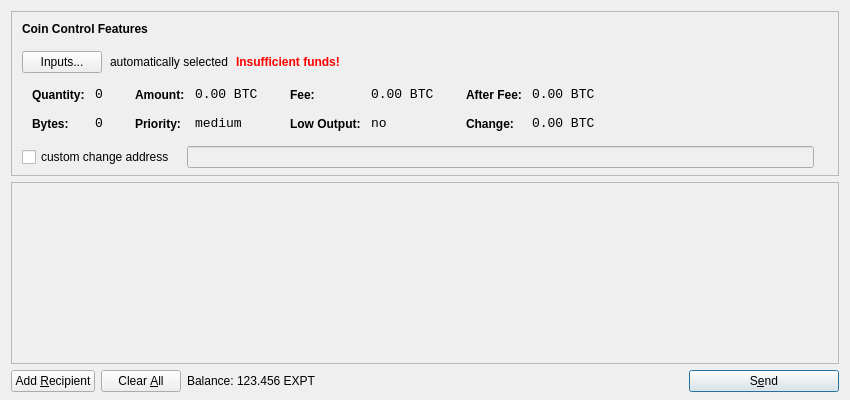
<?xml version="1.0" encoding="UTF-8"?>
<ui version="4.0">
 <class>SendCoinsDialog</class>
 <widget class="QDialog" name="SendCoinsDialog">
  <property name="geometry">
   <rect>
    <x>0</x>
    <y>0</y>
    <width>850</width>
    <height>400</height>
   </rect>
  </property>
  <property name="windowTitle">
   <string>Send Coins</string>
  </property>
  <layout class="QVBoxLayout" name="verticalLayout" stretch="0,1,0">
   <property name="bottomMargin">
    <number>8</number>
   </property>
   <item>
    <widget class="QFrame" name="frameCoinControl">
     <property name="sizePolicy">
      <sizepolicy hsizetype="Expanding" vsizetype="Expanding">
       <horstretch>0</horstretch>
       <verstretch>0</verstretch>
      </sizepolicy>
     </property>
     <property name="maximumSize">
      <size>
       <width>16777215</width>
       <height>16777215</height>
      </size>
     </property>
     <property name="frameShape">
      <enum>QFrame::StyledPanel</enum>
     </property>
     <property name="frameShadow">
      <enum>QFrame::Sunken</enum>
     </property>
     <layout class="QVBoxLayout" name="verticalLayoutCoinControl2">
      <property name="spacing">
       <number>-1</number>
      </property>
      <property name="leftMargin">
       <number>0</number>
      </property>
      <property name="topMargin">
       <number>0</number>
      </property>
      <property name="rightMargin">
       <number>0</number>
      </property>
      <property name="bottomMargin">
       <number>6</number>
      </property>
      <item>
       <layout class="QVBoxLayout" name="verticalLayoutCoinControl" stretch="0,0,0,0,1">
        <property name="spacing">
         <number>0</number>
        </property>
        <property name="leftMargin">
         <number>10</number>
        </property>
        <property name="topMargin">
         <number>10</number>
        </property>
        <item>
         <layout class="QHBoxLayout" name="horizontalLayoutCoinControl1">
          <property name="bottomMargin">
           <number>15</number>
          </property>
          <item>
           <widget class="QLabel" name="labelCoinControlFeatures">
            <property name="sizePolicy">
             <sizepolicy hsizetype="Preferred" vsizetype="Maximum">
              <horstretch>0</horstretch>
              <verstretch>0</verstretch>
             </sizepolicy>
            </property>
            <property name="font">
             <font>
              <weight>75</weight>
              <bold>true</bold>
             </font>
            </property>
            <property name="styleSheet">
             <string notr="true">font-weight:bold;</string>
            </property>
            <property name="text">
             <string>Coin Control Features</string>
            </property>
           </widget>
          </item>
         </layout>
        </item>
        <item>
         <layout class="QHBoxLayout" name="horizontalLayoutCoinControl2" stretch="0,0,0,0">
          <property name="spacing">
           <number>8</number>
          </property>
          <property name="bottomMargin">
           <number>10</number>
          </property>
          <item>
           <widget class="QPushButton" name="pushButtonCoinControl">
            <property name="styleSheet">
             <string notr="true"/>
            </property>
            <property name="text">
             <string>Inputs...</string>
            </property>
           </widget>
          </item>
          <item>
           <widget class="QLabel" name="labelCoinControlAutomaticallySelected">
            <property name="text">
             <string>automatically selected</string>
            </property>
            <property name="margin">
             <number>5</number>
            </property>
           </widget>
          </item>
          <item>
           <widget class="QLabel" name="labelCoinControlInsuffFunds">
            <property name="font">
             <font>
              <weight>75</weight>
              <bold>true</bold>
             </font>
            </property>
            <property name="styleSheet">
             <string notr="true">color:red;font-weight:bold;</string>
            </property>
            <property name="text">
             <string>Insufficient funds!</string>
            </property>
            <property name="margin">
             <number>5</number>
            </property>
           </widget>
          </item>
          <item>
           <spacer name="horizontalSpacerCoinControl">
            <property name="orientation">
             <enum>Qt::Horizontal</enum>
            </property>
            <property name="sizeHint" stdset="0">
             <size>
              <width>40</width>
              <height>1</height>
             </size>
            </property>
           </spacer>
          </item>
         </layout>
        </item>
        <item>
         <widget class="QWidget" name="widgetCoinControl" native="true">
          <property name="sizePolicy">
           <sizepolicy hsizetype="Preferred" vsizetype="Preferred">
            <horstretch>0</horstretch>
            <verstretch>0</verstretch>
           </sizepolicy>
          </property>
          <property name="minimumSize">
           <size>
            <width>0</width>
            <height>0</height>
           </size>
          </property>
          <property name="styleSheet">
           <string notr="true"/>
          </property>
          <layout class="QHBoxLayout" name="horizontalLayoutCoinControl5">
           <property name="margin">
            <number>0</number>
           </property>
           <item>
            <layout class="QHBoxLayout" name="horizontalLayoutCoinControl3" stretch="0,0,0,1">
             <property name="spacing">
              <number>20</number>
             </property>
             <property name="topMargin">
              <number>0</number>
             </property>
             <property name="bottomMargin">
              <number>10</number>
             </property>
             <item>
              <layout class="QFormLayout" name="formLayoutCoinControl1">
               <property name="horizontalSpacing">
                <number>10</number>
               </property>
               <property name="verticalSpacing">
                <number>14</number>
               </property>
               <property name="leftMargin">
                <number>10</number>
               </property>
               <property name="topMargin">
                <number>4</number>
               </property>
               <property name="rightMargin">
                <number>6</number>
               </property>
               <item row="0" column="0">
                <widget class="QLabel" name="labelCoinControlQuantityText">
                 <property name="styleSheet">
                  <string notr="true">font-weight:bold;</string>
                 </property>
                 <property name="text">
                  <string>Quantity:</string>
                 </property>
                 <property name="margin">
                  <number>0</number>
                 </property>
                </widget>
               </item>
               <item row="0" column="1">
                <widget class="QLabel" name="labelCoinControlQuantity">
                 <property name="font">
                  <font>
                   <family>Monospace</family>
                   <pointsize>10</pointsize>
                  </font>
                 </property>
                 <property name="cursor">
                  <cursorShape>IBeamCursor</cursorShape>
                 </property>
                 <property name="contextMenuPolicy">
                  <enum>Qt::ActionsContextMenu</enum>
                 </property>
                 <property name="text">
                  <string notr="true">0</string>
                 </property>
                 <property name="margin">
                  <number>0</number>
                 </property>
                 <property name="textInteractionFlags">
                  <set>Qt::LinksAccessibleByMouse|Qt::TextSelectableByKeyboard|Qt::TextSelectableByMouse</set>
                 </property>
                </widget>
               </item>
               <item row="1" column="0">
                <widget class="QLabel" name="labelCoinControlBytesText">
                 <property name="styleSheet">
                  <string notr="true">font-weight:bold;</string>
                 </property>
                 <property name="text">
                  <string>Bytes:</string>
                 </property>
                </widget>
               </item>
               <item row="1" column="1">
                <widget class="QLabel" name="labelCoinControlBytes">
                 <property name="font">
                  <font>
                   <family>Monospace</family>
                   <pointsize>10</pointsize>
                  </font>
                 </property>
                 <property name="cursor">
                  <cursorShape>IBeamCursor</cursorShape>
                 </property>
                 <property name="contextMenuPolicy">
                  <enum>Qt::ActionsContextMenu</enum>
                 </property>
                 <property name="text">
                  <string notr="true">0</string>
                 </property>
                 <property name="textInteractionFlags">
                  <set>Qt::LinksAccessibleByMouse|Qt::TextSelectableByKeyboard|Qt::TextSelectableByMouse</set>
                 </property>
                </widget>
               </item>
              </layout>
             </item>
             <item>
              <layout class="QFormLayout" name="formLayoutCoinControl2">
               <property name="horizontalSpacing">
                <number>10</number>
               </property>
               <property name="verticalSpacing">
                <number>14</number>
               </property>
               <property name="leftMargin">
                <number>6</number>
               </property>
               <property name="topMargin">
                <number>4</number>
               </property>
               <property name="rightMargin">
                <number>6</number>
               </property>
               <item row="0" column="0">
                <widget class="QLabel" name="labelCoinControlAmountText">
                 <property name="styleSheet">
                  <string notr="true">font-weight:bold;</string>
                 </property>
                 <property name="text">
                  <string>Amount:</string>
                 </property>
                 <property name="margin">
                  <number>0</number>
                 </property>
                </widget>
               </item>
               <item row="0" column="1">
                <widget class="QLabel" name="labelCoinControlAmount">
                 <property name="font">
                  <font>
                   <family>Monospace</family>
                   <pointsize>10</pointsize>
                  </font>
                 </property>
                 <property name="cursor">
                  <cursorShape>IBeamCursor</cursorShape>
                 </property>
                 <property name="contextMenuPolicy">
                  <enum>Qt::ActionsContextMenu</enum>
                 </property>
                 <property name="text">
                  <string notr="true">0.00 BTC</string>
                 </property>
                 <property name="textInteractionFlags">
                  <set>Qt::LinksAccessibleByMouse|Qt::TextSelectableByKeyboard|Qt::TextSelectableByMouse</set>
                 </property>
                </widget>
               </item>
               <item row="1" column="0">
                <widget class="QLabel" name="labelCoinControlPriorityText">
                 <property name="styleSheet">
                  <string notr="true">font-weight:bold;</string>
                 </property>
                 <property name="text">
                  <string>Priority:</string>
                 </property>
                </widget>
               </item>
               <item row="1" column="1">
                <widget class="QLabel" name="labelCoinControlPriority">
                 <property name="font">
                  <font>
                   <family>Monospace</family>
                   <pointsize>10</pointsize>
                  </font>
                 </property>
                 <property name="cursor">
                  <cursorShape>IBeamCursor</cursorShape>
                 </property>
                 <property name="contextMenuPolicy">
                  <enum>Qt::ActionsContextMenu</enum>
                 </property>
                 <property name="text">
                  <string>medium</string>
                 </property>
                 <property name="textInteractionFlags">
                  <set>Qt::LinksAccessibleByMouse|Qt::TextSelectableByKeyboard|Qt::TextSelectableByMouse</set>
                 </property>
                </widget>
               </item>
              </layout>
             </item>
             <item>
              <layout class="QFormLayout" name="formLayoutCoinControl3">
               <property name="horizontalSpacing">
                <number>10</number>
               </property>
               <property name="verticalSpacing">
                <number>14</number>
               </property>
               <property name="leftMargin">
                <number>6</number>
               </property>
               <property name="topMargin">
                <number>4</number>
               </property>
               <property name="rightMargin">
                <number>6</number>
               </property>
               <item row="0" column="0">
                <widget class="QLabel" name="labelCoinControlFeeText">
                 <property name="styleSheet">
                  <string notr="true">font-weight:bold;</string>
                 </property>
                 <property name="text">
                  <string>Fee:</string>
                 </property>
                 <property name="margin">
                  <number>0</number>
                 </property>
                </widget>
               </item>
               <item row="0" column="1">
                <widget class="QLabel" name="labelCoinControlFee">
                 <property name="font">
                  <font>
                   <family>Monospace</family>
                   <pointsize>10</pointsize>
                  </font>
                 </property>
                 <property name="cursor">
                  <cursorShape>IBeamCursor</cursorShape>
                 </property>
                 <property name="contextMenuPolicy">
                  <enum>Qt::ActionsContextMenu</enum>
                 </property>
                 <property name="text">
                  <string notr="true">0.00 BTC</string>
                 </property>
                 <property name="textInteractionFlags">
                  <set>Qt::LinksAccessibleByMouse|Qt::TextSelectableByKeyboard|Qt::TextSelectableByMouse</set>
                 </property>
                </widget>
               </item>
               <item row="1" column="0">
                <widget class="QLabel" name="labelCoinControlLowOutputText">
                 <property name="styleSheet">
                  <string notr="true">font-weight:bold;</string>
                 </property>
                 <property name="text">
                  <string>Low Output:</string>
                 </property>
                </widget>
               </item>
               <item row="1" column="1">
                <widget class="QLabel" name="labelCoinControlLowOutput">
                 <property name="font">
                  <font>
                   <family>Monospace</family>
                   <pointsize>10</pointsize>
                  </font>
                 </property>
                 <property name="cursor">
                  <cursorShape>IBeamCursor</cursorShape>
                 </property>
                 <property name="contextMenuPolicy">
                  <enum>Qt::ActionsContextMenu</enum>
                 </property>
                 <property name="text">
                  <string>no</string>
                 </property>
                 <property name="textInteractionFlags">
                  <set>Qt::LinksAccessibleByMouse|Qt::TextSelectableByKeyboard|Qt::TextSelectableByMouse</set>
                 </property>
                </widget>
               </item>
              </layout>
             </item>
             <item>
              <layout class="QFormLayout" name="formLayoutCoinControl4">
               <property name="horizontalSpacing">
                <number>10</number>
               </property>
               <property name="verticalSpacing">
                <number>14</number>
               </property>
               <property name="leftMargin">
                <number>6</number>
               </property>
               <property name="topMargin">
                <number>4</number>
               </property>
               <property name="rightMargin">
                <number>6</number>
               </property>
               <item row="0" column="0">
                <widget class="QLabel" name="labelCoinControlAfterFeeText">
                 <property name="styleSheet">
                  <string notr="true">font-weight:bold;</string>
                 </property>
                 <property name="text">
                  <string>After Fee:</string>
                 </property>
                 <property name="margin">
                  <number>0</number>
                 </property>
                </widget>
               </item>
               <item row="0" column="1">
                <widget class="QLabel" name="labelCoinControlAfterFee">
                 <property name="font">
                  <font>
                   <family>Monospace</family>
                   <pointsize>10</pointsize>
                  </font>
                 </property>
                 <property name="cursor">
                  <cursorShape>IBeamCursor</cursorShape>
                 </property>
                 <property name="contextMenuPolicy">
                  <enum>Qt::ActionsContextMenu</enum>
                 </property>
                 <property name="text">
                  <string notr="true">0.00 BTC</string>
                 </property>
                 <property name="textInteractionFlags">
                  <set>Qt::LinksAccessibleByMouse|Qt::TextSelectableByKeyboard|Qt::TextSelectableByMouse</set>
                 </property>
                </widget>
               </item>
               <item row="1" column="0">
                <widget class="QLabel" name="labelCoinControlChangeText">
                 <property name="styleSheet">
                  <string notr="true">font-weight:bold;</string>
                 </property>
                 <property name="text">
                  <string>Change:</string>
                 </property>
                </widget>
               </item>
               <item row="1" column="1">
                <widget class="QLabel" name="labelCoinControlChange">
                 <property name="font">
                  <font>
                   <family>Monospace</family>
                   <pointsize>10</pointsize>
                  </font>
                 </property>
                 <property name="cursor">
                  <cursorShape>IBeamCursor</cursorShape>
                 </property>
                 <property name="contextMenuPolicy">
                  <enum>Qt::ActionsContextMenu</enum>
                 </property>
                 <property name="text">
                  <string notr="true">0.00 BTC</string>
                 </property>
                 <property name="textInteractionFlags">
                  <set>Qt::LinksAccessibleByMouse|Qt::TextSelectableByKeyboard|Qt::TextSelectableByMouse</set>
                 </property>
                </widget>
               </item>
              </layout>
             </item>
            </layout>
           </item>
          </layout>
         </widget>
        </item>
        <item>
         <layout class="QHBoxLayout" name="horizontalLayoutCoinControl4" stretch="0,0,0">
          <property name="spacing">
           <number>12</number>
          </property>
          <property name="sizeConstraint">
           <enum>QLayout::SetDefaultConstraint</enum>
          </property>
          <property name="topMargin">
           <number>5</number>
          </property>
          <property name="rightMargin">
           <number>5</number>
          </property>
          <item>
           <widget class="QCheckBox" name="checkBoxCoinControlChange">
            <property name="text">
             <string>custom change address</string>
            </property>
           </widget>
          </item>
          <item>
           <widget class="QLineEdit" name="lineEditCoinControlChange">
            <property name="enabled">
             <bool>false</bool>
            </property>
            <property name="sizePolicy">
             <sizepolicy hsizetype="Expanding" vsizetype="Fixed">
              <horstretch>0</horstretch>
              <verstretch>0</verstretch>
             </sizepolicy>
            </property>
           </widget>
          </item>
          <item>
           <widget class="QLabel" name="labelCoinControlChangeLabel">
            <property name="sizePolicy">
             <sizepolicy hsizetype="Preferred" vsizetype="Expanding">
              <horstretch>0</horstretch>
              <verstretch>0</verstretch>
             </sizepolicy>
            </property>
            <property name="minimumSize">
             <size>
              <width>0</width>
              <height>0</height>
             </size>
            </property>
            <property name="text">
             <string/>
            </property>
            <property name="margin">
             <number>3</number>
            </property>
           </widget>
          </item>
         </layout>
        </item>
        <item>
         <spacer name="verticalSpacerCoinControl">
          <property name="orientation">
           <enum>Qt::Vertical</enum>
          </property>
          <property name="sizeHint" stdset="0">
           <size>
            <width>800</width>
            <height>1</height>
           </size>
          </property>
         </spacer>
        </item>
       </layout>
      </item>
     </layout>
    </widget>
   </item>
   <item>
    <widget class="QScrollArea" name="scrollArea">
     <property name="widgetResizable">
      <bool>true</bool>
     </property>
     <widget class="QWidget" name="scrollAreaWidgetContents">
      <property name="geometry">
       <rect>
        <x>0</x>
        <y>0</y>
        <width>830</width>
        <height>165</height>
       </rect>
      </property>
      <layout class="QVBoxLayout" name="verticalLayout_2">
       <property name="margin">
        <number>0</number>
       </property>
       <item>
        <layout class="QVBoxLayout" name="entries">
         <property name="spacing">
          <number>6</number>
         </property>
        </layout>
       </item>
       <item>
        <spacer name="verticalSpacer">
         <property name="orientation">
          <enum>Qt::Vertical</enum>
         </property>
         <property name="sizeHint" stdset="0">
          <size>
           <width>20</width>
           <height>40</height>
          </size>
         </property>
        </spacer>
       </item>
      </layout>
     </widget>
    </widget>
   </item>
   <item>
    <layout class="QHBoxLayout" name="horizontalLayout">
     <item>
      <widget class="QPushButton" name="addButton">
       <property name="toolTip">
        <string>Send to multiple recipients at once</string>
       </property>
       <property name="text">
        <string>Add &amp;Recipient</string>
       </property>
       <property name="icon">
        <iconset resource="../bitcoin.qrc">
         <normaloff>:/icons/add</normaloff>:/icons/add</iconset>
       </property>
       <property name="autoDefault">
        <bool>false</bool>
       </property>
      </widget>
     </item>
     <item>
      <widget class="QPushButton" name="clearButton">
       <property name="sizePolicy">
        <sizepolicy hsizetype="Minimum" vsizetype="Fixed">
         <horstretch>0</horstretch>
         <verstretch>0</verstretch>
        </sizepolicy>
       </property>
       <property name="toolTip">
        <string>Remove all transaction fields</string>
       </property>
       <property name="text">
        <string>Clear &amp;All</string>
       </property>
       <property name="icon">
        <iconset resource="../bitcoin.qrc">
         <normaloff>:/icons/remove</normaloff>:/icons/remove</iconset>
       </property>
       <property name="autoRepeatDelay">
        <number>300</number>
       </property>
       <property name="autoDefault">
        <bool>false</bool>
       </property>
      </widget>
     </item>
     <item>
      <layout class="QHBoxLayout" name="horizontalLayout_2">
       <property name="spacing">
        <number>3</number>
       </property>
       <item>
        <widget class="QLabel" name="label">
         <property name="text">
          <string>Balance:</string>
         </property>
        </widget>
       </item>
       <item>
        <widget class="QLabel" name="labelBalance">
         <property name="cursor">
          <cursorShape>IBeamCursor</cursorShape>
         </property>
         <property name="text">
          <string>123.456 EXPT</string>
         </property>
         <property name="textInteractionFlags">
          <set>Qt::LinksAccessibleByMouse|Qt::TextSelectableByKeyboard|Qt::TextSelectableByMouse</set>
         </property>
        </widget>
       </item>
      </layout>
     </item>
     <item>
      <spacer name="horizontalSpacer">
       <property name="orientation">
        <enum>Qt::Horizontal</enum>
       </property>
       <property name="sizeHint" stdset="0">
        <size>
         <width>40</width>
         <height>20</height>
        </size>
       </property>
      </spacer>
     </item>
     <item>
      <widget class="QPushButton" name="sendButton">
       <property name="minimumSize">
        <size>
         <width>150</width>
         <height>0</height>
        </size>
       </property>
       <property name="toolTip">
        <string>Confirm the send action</string>
       </property>
       <property name="text">
        <string>S&amp;end</string>
       </property>
       <property name="icon">
        <iconset resource="../bitcoin.qrc">
         <normaloff>:/icons/send</normaloff>:/icons/send</iconset>
       </property>
       <property name="default">
        <bool>true</bool>
       </property>
      </widget>
     </item>
    </layout>
   </item>
  </layout>
 </widget>
 <resources>
  <include location="../bitcoin.qrc"/>
 </resources>
 <connections/>
</ui>
